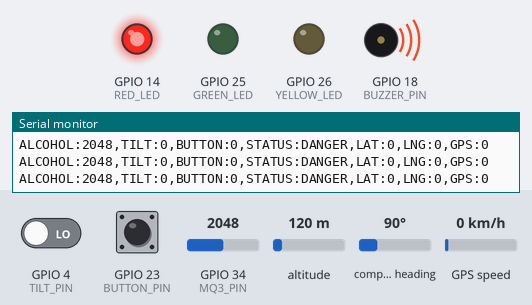
A sketch run on a simulated ESP32. Shown: output pins drawn as LEDs (lit = HIGH), buzzer (waves = sounding, pin HIGH), the last lines printed to the serial monitor. The test bench sets the inputs (shaded band); at power-on: GPIO 34 (MQ3_PIN) = 2048, GPIO 4 (TILT_PIN) LOW, GPIO 23 (BUTTON_PIN) HIGH, altitude 120 m, compass heading 90°, GPS speed 0 km/h. The GPS gets a fix after 3 s at 37.7749, -122.4194 with 8 satellites.

Above: at 1.2 s.
1.3 s: GPIO 34 (MQ3_PIN) set to 1960
At 1.8 s:
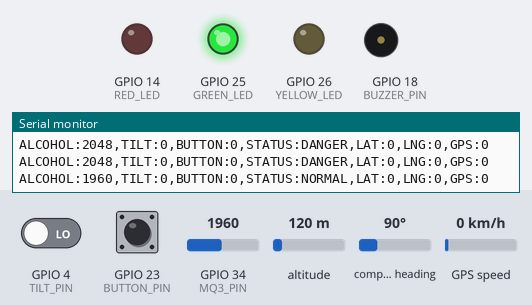
3.0 s: GPIO 34 (MQ3_PIN) set to 2040
At 4.0 s:
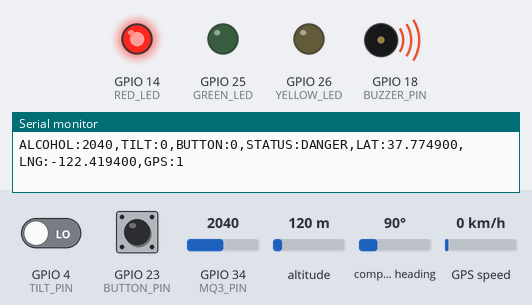
4.5 s: GPIO 34 (MQ3_PIN) set to 1228
At 5.9 s:
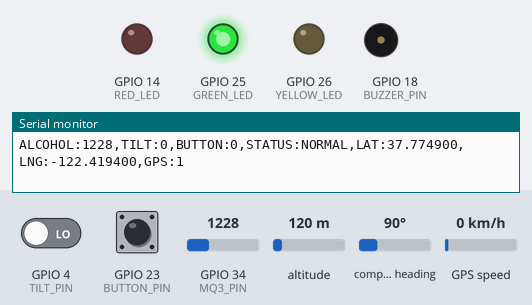
Timing chart, 0 to 7.5 s (numbered marks = the images above; inputs shaded):
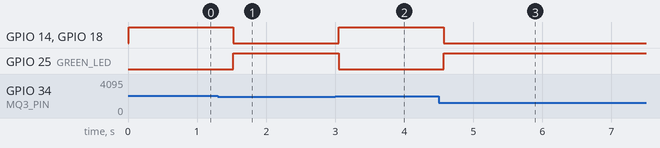

Measured:
- the behaviour switches between 2001 and 2000 on GPIO 34 (MQ3_PIN) (found by bisection; images 0 and 1)
- after the input at 1.3 s, GPIO 14 (RED_LED), GPIO 18 (BUZZER_PIN): HIGH → LOW after 0.22 s; GPIO 25 (GREEN_LED): LOW → HIGH after 0.22 s
- after the input at 3.0 s, GPIO 14 (RED_LED), GPIO 18 (BUZZER_PIN): LOW → HIGH after 0.05 s; GPIO 25 (GREEN_LED): HIGH → LOW after 0.05 s
- after the input at 4.5 s, GPIO 14 (RED_LED), GPIO 18 (BUZZER_PIN): HIGH → LOW after 0.07 s; GPIO 25 (GREEN_LED): LOW → HIGH after 0.07 s

The sketch:

driver_monitor.ino
```cpp
#include <TinyGPS++.h>

#define MQ3_PIN 34
#define TILT_PIN 4
#define BUTTON_PIN 23

#define BUZZER_PIN 18
#define GREEN_LED 25
#define RED_LED 14
#define YELLOW_LED 26

#define GPS_RX 16
#define GPS_TX 17

TinyGPSPlus gps;

String status = "NORMAL";

void setup() {
    Serial.begin(115200);

    Serial2.begin(9600, SERIAL_8N1, GPS_RX, GPS_TX);

    pinMode(MQ3_PIN, INPUT);
    pinMode(TILT_PIN, INPUT);
    pinMode(BUTTON_PIN, INPUT_PULLUP);

    pinMode(BUZZER_PIN, OUTPUT);
    pinMode(GREEN_LED, OUTPUT);
    pinMode(RED_LED, OUTPUT);
    pinMode(YELLOW_LED, OUTPUT);

    Serial.println("Driver Monitoring System Started");
}

void loop() {

    while (Serial2.available()) {
        gps.encode(Serial2.read());
    }

    int alcoholValue = analogRead(MQ3_PIN);
    int tiltValue = digitalRead(TILT_PIN);
    int buttonValue = digitalRead(BUTTON_PIN);

    bool alcoholDetected = alcoholValue > 2000;
    bool tiltDetected = tiltValue == HIGH;
    bool emergencyPressed = buttonValue == LOW;

    if (alcoholDetected || tiltDetected || emergencyPressed) {
        status = "DANGER";
    } else {
        status = "NORMAL";
    }

    digitalWrite(GREEN_LED, status == "NORMAL");
    digitalWrite(RED_LED, status == "DANGER");
    digitalWrite(YELLOW_LED, LOW);

    digitalWrite(BUZZER_PIN, status == "DANGER");

    Serial.print("ALCOHOL:");
    Serial.print(alcoholValue);

    Serial.print(",TILT:");
    Serial.print(tiltDetected);

    Serial.print(",BUTTON:");
    Serial.print(emergencyPressed);

    Serial.print(",STATUS:");
    Serial.print(status);

    Serial.print(",LAT:");
    if (gps.location.isValid()) {
        Serial.print(gps.location.lat(), 6);
    } else {
        Serial.print("0");
    }

    Serial.print(",LNG:");
    if (gps.location.isValid()) {
        Serial.print(gps.location.lng(), 6);
    } else {
        Serial.print("0");
    }

    Serial.print(",GPS:");
    Serial.println(gps.location.isValid() ? 1 : 0);

    delay(500);
}
```
